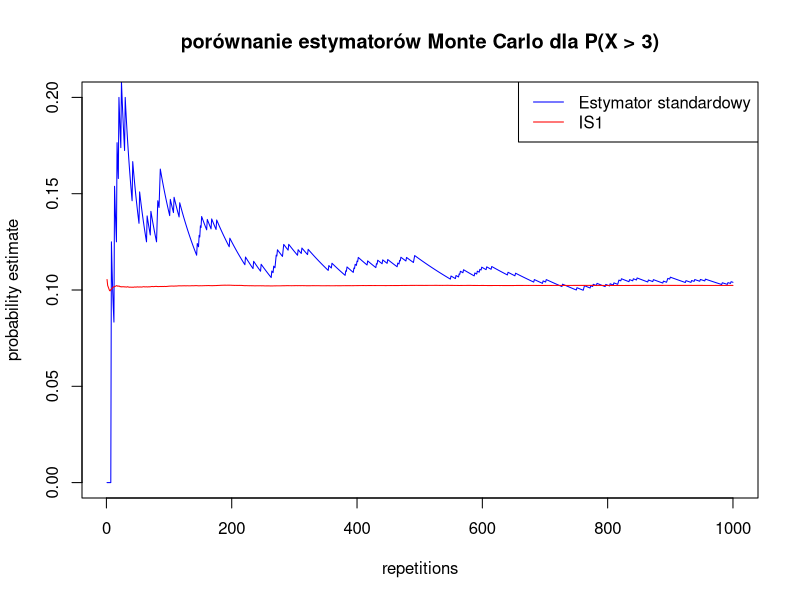

This figure's R source:
reps <- 1:1000

first.estimates <- c()
second.estimates <- c()

samples <- c()
for (n in reps) {
	samples <- c(samples, rcauchy(1))
	first.estimates <- c(first.estimates, length(samples[samples > 3]) / n)
}

first.estimates
var(first.estimates)

samples <- c()
for (n in reps) {
	samples <- c(samples, -3 / runif(1))
	second.estimates <- c(second.estimates, sum(dcauchy(samples) * samples^2 / 3) / n)
}

second.estimates

png("cauchy.png")
plot(reps, first.estimates, type = "l", main = "porównanie estymatorów Monte Carlo dla P(X > 3)", ylim = c(0, 0.2), col = "blue", xlab = "repetitions", ylab = "probability estimate")
lines(reps, second.estimates, type = "l", col = "red")
legend(x = "topright", legend = c("Estymator standardowy", "IS1"), lty = c(1, 1), col = c("blue", "red"))
dev.off()
